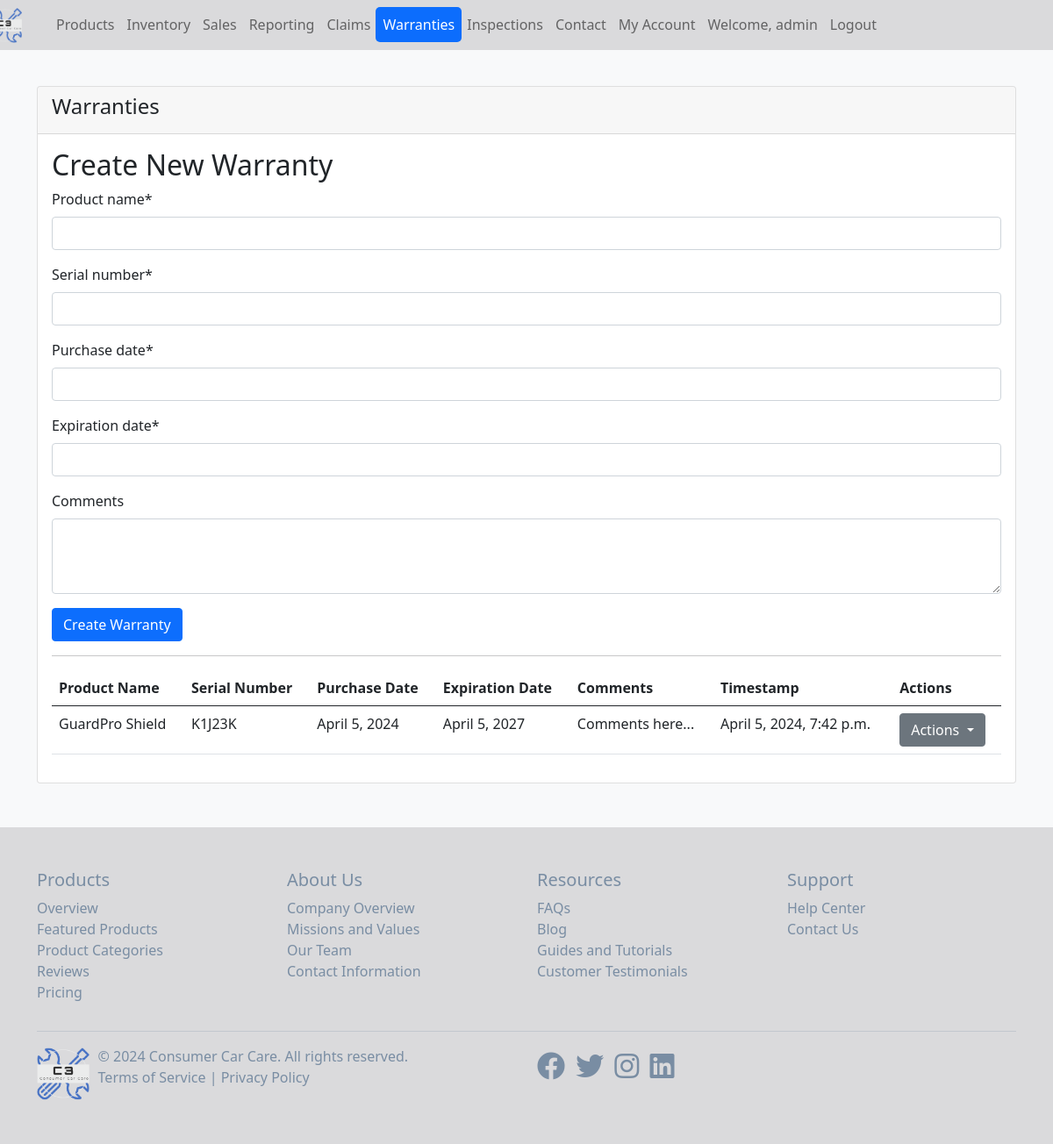
Screenshot of /warranties/ (signed in) with the database file from the repository.
### main_app/models.py (models this page shows, shortened)
class Warranty(models.Model):
    product_name = models.CharField(max_length=100)
    serial_number = models.CharField(max_length=50, unique=True)
    purchase_date = models.DateField()
    expiration_date = models.DateField()
    comments = models.TextField(blank=True, null=True)
    timestamp = models.DateTimeField(default=timezone.now)

### main_app/views.py (the view)
# urls.py: path('warranties/', views.warranties_view, name='warranties'),
@login_required
def warranties_view(request):
    if request.method == 'POST':
        form = WarrantyForm(request.POST)
        if form.is_valid():
            form.save()
            return redirect('warranties')
    else:
        form = WarrantyForm()
    warranties = Warranty.objects.all()
    context = {
        'form': form,
        'warranties': warranties,
    }
    return render(request, 'main_app/warranties.html', context)

### main_app/forms.py
class WarrantyForm(forms.ModelForm):
    class Meta:
        model = Warranty
        fields = ['product_name', 'serial_number', 'purchase_date', 'expiration_date', 'comments']
        widgets = {
            'comments': forms.Textarea(attrs={'rows': 3}),
        }

### main_app/templates/main_app/warranties.html (shortened to what this page needs)
{% extends 'main_app/base.html' %}
{% load crispy_forms_tags %}
{% block content %}
<div class="container mt-5">
    <div class="row">
        <div class="col-md-12">
            <div class="card">
                <div class="card-header">
                    <h4>Warranties</h4>
                </div>
                <div class="card-body">
                    <h2>Create New Warranty</h2>
                    <form method="post">
                        {{ form|crispy }}
                        <button type="submit" class="btn btn-primary">Create Warranty</button>
                    </form>
                    <hr>
                    <table class="table">
                        <thead>
                            <tr>
                                <th>Product Name</th>
                                <th>Serial Number</th>
                                <th>Purchase Date</th>
                                <th>Expiration Date</th>
                                <th>Comments</th>
                                <th>Timestamp</th>
                                <th>Actions</th>
                            </tr>
                        </thead>
                        <tbody>
                            {% for warranty in warranties %}
                            <tr>
                                <td>{{ warranty.product_name }}</td>
                                <td>{{ warranty.serial_number }}</td>
                                <td>{{ warranty.purchase_date }}</td>
                                <td>{{ warranty.expiration_date }}</td>
                                <td>{{ warranty.comments|truncatechars:50 }}</td>
                                <td>{{ warranty.timestamp }}</td>
                                <td>
                                    <div class="dropdown">
                                        <button class="btn btn-secondary dropdown-toggle" type="button" id="actionsDropdown{{ warranty.id }}" data-toggle="dropdown" aria-haspopup="true" aria-expanded="false">
                                            Actions
                                        </button>
                                    </div>
                                </td>
                            </tr>
                            {% endfor %}
                        </tbody>
                    </table>
                </div>
            </div>
        </div>
    </div>
</div>
{% endblock %}

### main_app/templates/main_app/base.html (shortened to what this page needs)
{% load static %}
<!DOCTYPE html>
<html lang="en">
<head>
    <link rel="stylesheet" href="{% static 'main_app/css/bootstrap.min.css' %}">
    <link rel="stylesheet" href="https://cdnjs.cloudflare.com/ajax/libs/font-awesome/5.15.3/css/all.min.css">
</head>
<body>
    <nav class="navbar navbar-expand-lg navbar-light bg-custom-color">
        <div class="container">
            <div class="collapse navbar-collapse" id="navbarNav">
                <ul class="navbar-nav">
                    <li class="nav-item active">
                        <a class="nav-link" href="{% url 'home' %}">
                            <img src="{% static 'main_app/images/C3_transparent_cropped.png' %}" alt="Consumer Car Care Logo" height="40">
                        </a>
                    </li>
                    <li class="nav-item">
                        <a class="nav-link {% if request.path|slice:'0:9' == '/products' %}active{% endif %}" href="{% url 'products' %}">Products</a>
                    </li>
                    <li class="nav-item">
                        <a class="nav-link {% if request.path == '/inventory/' %}active{% endif %}" href="{% url 'inventory' %}">Inventory</a>
                    </li>
                    <li class="nav-item">
                        <a class="nav-link {% if request.path == '/sales-data/' %}active{% endif %}" href="{% url 'sales_data' %}">Sales</a>
                    </li>
                    <li class="nav-item">
                        <a class="nav-link {% if request.path == '/reporting-dashboard/' %}active{% endif %}" href="{% url 'reporting_dashboard' %}">Reporting</a>
                    </li>
                    <li class="nav-item">
                        <a class="nav-link {% if request.path == '/claims/' %}active{% endif %}" href="{% url 'claims' %}">Claims</a>
                    </li>
                    <li class="nav-item">
                        <a class="nav-link {% if request.path == '/warranties/' %}active{% endif %}" href="{% url 'warranties' %}">Warranties</a>
                    </li>
                    <li class="nav-item">
                        <a class="nav-link {% if request.path == '/inspections/' %}active{% endif %}" href="{% url 'inspections' %}">Inspections</a>
                    </li>
                    <li class="nav-item">
                        <a class="nav-link {% if request.path == '/contact/' %}active{% endif %}" href="{% url 'contact' %}">Contact</a>
                    </li>
                    {% if user.is_authenticated %}
                    {% if user.is_authenticated %}
                        <li class="nav-item">
                            <a class="nav-link {% if request.path == '/my-account/' %}active{% endif %}" href="{% url 'my_account' %}">My Account</a>
                        </li>
                    {% endif %}
                        <li class="nav-item">
                            <span class="nav-link">Welcome, {{ user.username }}</span>
                        </li>
                        <li class="nav-item">
                            <form method="post" action="{% url 'logout' %}">
                                <button class ="nav-link" type="submit">Logout</button>
                            </form>
                        </li>
                    {% else %}
                        <li class="nav-item">
                            <a class="nav-link {% if request.path == '/login/' %}active{% endif %}" href="{% url 'login' %}">Login</a>
                        </li>
                    {% endif %}
                </ul>
            </div>
        </div>
    </nav>
    {% block content %}
    {% endblock %}
    <footer class="bg-custom-color py-5">
        <div class="container">
          <div class="row">
            <div class="col-md-3">
              <h5>Products</h5>
              <ul class="list-unstyled">
                <li><a href="#">Overview</a></li>
                <li><a href="#">Featured Products</a></li>
                <li><a href="#">Product Categories</a></li>
                <li><a href="#">Reviews</a></li>
                <li><a href="#">Pricing</a></li>
              </ul>
            </div>
            <div class="col-md-3">
              <h5>About Us</h5>
              <ul class="list-unstyled">
                <li><a href="#">Company Overview</a></li>
                <li><a href="#">Missions and Values</a></li>
                <li><a href="#">Our Team</a></li>
                <li><a href="#">Contact Information</a></li>
              </ul>
            </div>
            <div class="col-md-3">
              <h5>Resources</h5>
              <ul class="list-unstyled">
                <li><a href="#">FAQs</a></li>
                <li><a href="#">Blog</a></li>
                <li><a href="#">Guides and Tutorials</a></li>
                <li><a href="#">Customer Testimonials</a></li>
              </ul>
            </div>
            <div class="col-md-3">
              <h5>Support</h5>
              <ul class="list-unstyled">
                <li><a href="#">Help Center</a></li>
                <li><a href="#">Contact Us</a></li>
              </ul>
            </div>
          </div>
          <hr>
          <div class="row align-items-center">
            <div class="col-md-6">
              <div class="d-flex align-items-center">
                <img src="{% static 'main_app/images/C3_transparent_cropped.png' %}" alt="Company Logo" height="60" class="mr-3">
                <div>
                  <p class="mb-0">&copy; 2024 Consumer Car Care. All rights reserved.</p>
                  <p><a href="#">Terms of Service</a> | <a href="#">Privacy Policy</a></p>
                </div>
              </div>
            </div>
            <div class="col-md-6 text-md-right">
              <ul class="list-inline">
                <li class="list-inline-item"><a href="#"><i class="fab fa-facebook fa-2x"></i></a></li>
                <li class="list-inline-item"><a href="#"><i class="fab fa-twitter fa-2x"></i></a></li>
                <li class="list-inline-item"><a href="#"><i class="fab fa-instagram fa-2x"></i></a></li>
                <li class="list-inline-item"><a href="#"><i class="fab fa-linkedin fa-2x"></i></a></li>
              </ul>
            </div>
          </div>
        </div>
      </footer>
</body>
</html>

### main_app/templates/main_app/base.html (style rules this page uses)
body { background-color: #f8f9fa; padding-top: 50px; }
footer { color: #798da3; text-decoration: none; margin-top: 50px; }
footer a { text-decoration: none; color: #798da3; }
.nav-link.active { background-color: #0c6dfd ; color: #ffffff !important; border-radius: 5px; }
.nav-link img { margin-left: -80px; margin-bottom: -8px; margin-top: -10px; padding-left: 15px; }
.navbar { position: fixed; top: 0; width: 100%; z-index: 1000; }
.bg-custom-color { background-color: #dadadc; }
.mr-3 { margin-right: 10px; }
button { border: 0; background-color: #dadadc; }
.navbar-nav .nav-item { margin-right: -2px; }

### rows the page displays
Warranty: product_name "GuardPro Shield", serial_number "K1J23K", purchase_date "April 5, 2024", expiration_date "April 5, 2027", comments "Comments here...", timestamp "April 5, 2024, 7:42 p.m."

### other values shown
{{ user.username }} "admin"
